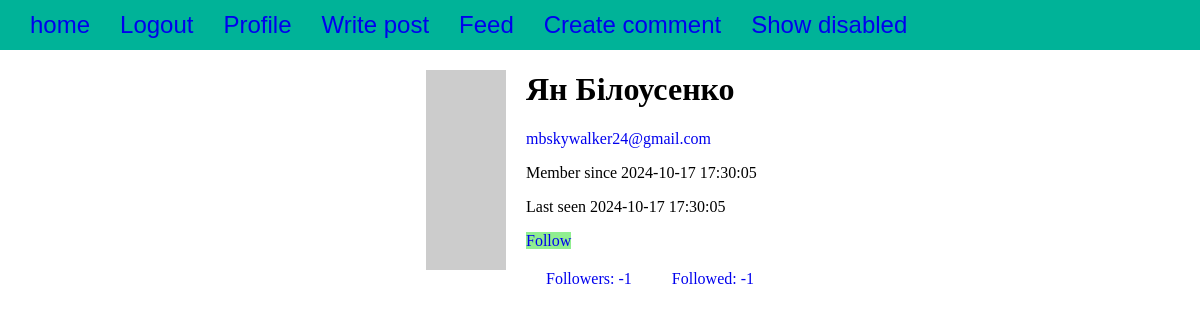
Page /user/Ян Білоусенко (signed in) on the earlier database version.
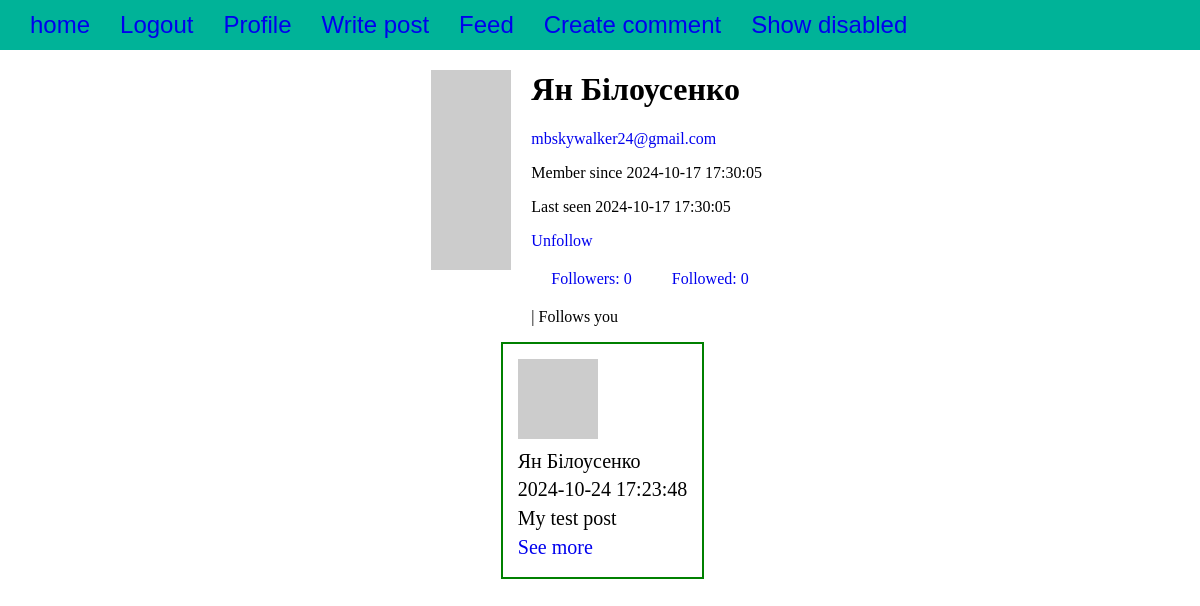
Same page on the later database version.
### main.py (models this page shows, shortened)
class Post(db.Model):
    __tablename__ = 'posts'
    id = db.Column(db.Integer, primary_key=True)
    body = db.Column(db.Text)
    timestamp = db.Column(db.DateTime, index=True, default=datetime.now)
    author_id = db.Column(db.Integer, db.ForeignKey('users.id'))
    post_comments = db.relationship('PostComment', backref='post', lazy='dynamic')

class User(UserMixin, db.Model):
    __tablename__ = 'users'
    id = db.Column(db.Integer, primary_key=True)
    email = db.Column(db.String(64), unique=True, index=True)
    name = db.Column(db.String(64), unique=True, nullable=False)
    location = db.Column(db.String(64))
    about_me = db.Column(db.Text)
    member_since = db.Column(db.DateTime(), default=datetime.now)
    last_seen = db.Column(db.DateTime(), default=datetime.now)
    password_hash = db.Column(db.String(128))
    confirmed = db.Column(db.Boolean, default=False)
    avatar_hash = db.Column(db.String(32))
    followed = db.relationship('Follow', foreign_keys=[Follow.follower_id], backref=db.backref('follower', lazy='joined'),
                               lazy='dynamic', cascade='all, delete-orphan')
    follower = db.relationship('Follow', foreign_keys=[Follow.followed_id], backref=db.backref('followed', lazy='joined'),
                               lazy='dynamic', cascade='all, delete-orphan')
    posts = db.relationship('Post', backref='author', lazy='dynamic')
    comments = db.relationship('Comment', backref='user', lazy='dynamic')
    post_comments = db.relationship('PostComment', backref='user', lazy='dynamic')
    role_id = db.Column(db.Integer, db.ForeignKey('roles.id'))
    @property
    def password(self):
        raise AttributeError('password is not a readable attribute')
    def is_following(self, user):
        if user is None or user.id is None:  # Додай перевірку на None
            return False
        return self.followed.filter_by(followed_id=user.id).first() is not None
    def can(self, perm):
        return self.role is not None and self.role.has_permissions(perm)
    def is_admin(self):
        return self.can(Permission.ADMIN)
    def gravatar(self, size=100, default='identicon', rating='g'):
        if request.is_secure:
            url = 'https://secure.gravatar.com/avatar'
        else:
            url = 'http://www.gravatar.com/avatar'
        hash = self.avatar_hash or self.gravatar_hash()
        return f'{url}/{hash}?s={size}&d={default}&r={rating}'

### main.py (the view)
@app.route('/user/<username>')
def user(username):
    user = User.query.filter_by(name=username).first_or_404()
    posts = user.posts.order_by(Post.timestamp.desc()).all()
    timestamp = str(user.member_since)
    timestamp2 = str(user.last_seen)
    dt_object = datetime.strptime(timestamp, '%Y-%m-%d %H:%M:%S.%f')
    dt_object2 = datetime.strptime(timestamp2, '%Y-%m-%d %H:%M:%S.%f')
    formatted_timestamp = dt_object.strftime('%Y-%m-%d %H:%M:%S')
    formatted_timestamp2 = dt_object2.strftime('%Y-%m-%d %H:%M:%S')
    user_followers = user.follower.all()
    user_followed = user.followed.all()
    followers = 0
    followed = 0
    for u in user_followers:
        followers += 1
    for u in user_followed:
        followed += 1
    followers -= 1
    followed -= 1
    return render_template('user.html', user=user, formatted_timestamp=formatted_timestamp, formatted_timestamp2=formatted_timestamp2,
                           posts=posts, followers=str(followers), followed=str(followed))

### main.py (called while the page is built)
@login_manager.user_loader
def load_user(user_id):
    return User.query.get(int(user_id))

    def has_permissions(self, perm):
        return self.permissions & perm == perm

### templates/user.html (shortened to what this page needs)
{% extends "home.html" %}
{% block user %}
<div class="page-header">
    <img src="{{ user.gravatar(size=240) }}" alt="avatar">
    <div class="user_info_cont">
        {% if user.name %}<h1>{{ user.name }}</h1>{% endif %}
    {% if current_user.is_admin() %}
    <p><a href="mailto:{{ user.email }}">{{ user.email }}</a></p>
    {% endif %}
    <p>
    <div>Member since {{ formatted_timestamp }}</div>
    <p>Last seen {{ formatted_timestamp2 }}</p>
    </p>
{% if user != current_user %}
{% if current_user.is_following(user) %}
<a href="{{ url_for('unfollow', username=user.name) }}" class="btn btn-default">Unfollow</a>
{% else %}
<a href="{{ url_for('follow', username=user.name) }}" class="btn btn-primary">Follow</a>
{% endif %}
{% endif %}
<div class="followers_followed_links">
    <a href="{{ url_for('followers', username=user.name) }}">Followers: <span>{{ followers }}</span></a>
    <a href="{{ url_for('followed', username=user.name) }}">Followed: <span>{{ followed }}</span></a>
</div>
{% if current_user.is_authenticated and user != current_user and
    user.is_following(current_user) %}
    | <span class="label label-default">Follows you</span>
    {% endif %}
    </div>
</div>
<div>
<ul class="posts">
    {% for post in posts %}
    <li class="post">
    <div class="profile-thumbnail">
    <a href="{{ url_for('.user', username=post.author.name) }}">
    <img class="img-rounded profile-thumbnail"
    src="{{ post.author.gravatar(size=60) }}">
    </a>
    <div> {{ post.author.name }}</div>
    </div>
    <div class="post-date">{{ post.timestamp.strftime('%Y-%m-%d %H:%M:%S') }}</div>
    <div class="post-body">{{ post.body }}</div>
    <div class="buttons_cont">
        <a href="{{ url_for('post', id=post.id) }}" class="see_more">See more</a>
    </div>
    </li>
    {% endfor %}
    </ul>
</div>
{% endblock %}

Differences in the rows shown:
added Post: author.name "Ян Білоусенко", timestamp "2024-10-24 17:23:48", body "My test post"
Other differences:
{{ followers }}: "-1" → "0"
{{ followed }}: "-1" → "0"
text no longer shown: "Follow"
text now shown: "Unfollow | Follows you"
